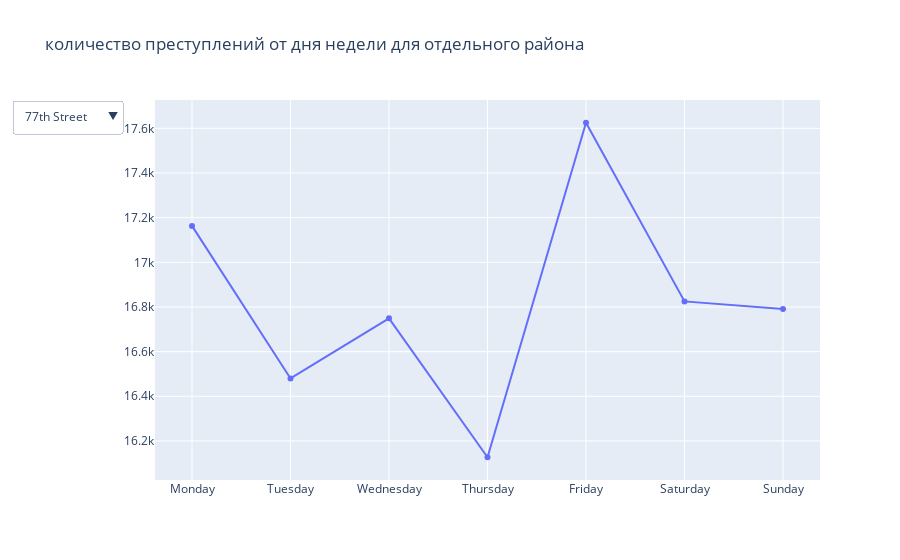

The code cell stored with this chart in its notebook:
### Code cell
#Интерактивный график: количество преступлений от дня недели для отдельного района;
#используем датафрейм из второго задания
df8 = df2.transpose()

traces8_1 = []
for district in df8.columns:
    traces8_1.append(
        go.Scatter(
            x=df8[district].index,
            y=df8[district].values,
            name = district, 
            visible = (district == '77th Street'))
    )


buttons8_1 = []
counter = 0

for i in df8.columns:
    buttons8_1.append(dict(
        args = ['visible', [False]*counter + [True] + [False]*(len(df8.columns)-1)],
        label = i, 
        method = 'restyle'
    ))
    counter += 1
layout8 = go.Layout(title='количество преступлений от дня недели для отдельного района', 
                   updatemenus=list([dict(x=-0.05, y=1, yanchor='top', buttons=buttons8_1)]))

fig8_1 = {'data': traces8_1, 'layout': layout8}
offline.iplot(fig8_1, show_link=False)

### Figure 1 — Plotly figure (JSON) as saved in the notebook; plotly's stock layout.template omitted (floating-point values rounded to 4 significant figures)
{"data": [{"name": "77th Street", "type": "scatter", "visible": true, "x": ["Monday", "Tuesday", "Wednesday", "Thursday", "Friday", "Saturday", "Sunday"], "y": [17163, 16480, 16749, 16127, 17625, 16825, 16791]}, {"name": "Central", "type": "scatter", "visible": false, "x": ["Monday", "Tuesday", "Wednesday", "Thursday", "Friday", "Saturday", "Sunday"], "y": [10060, 9965, 9908, 10205, 11220, 11275, 10192]}, {"name": "Devonshire", "type": "scatter", "visible": false, "x": ["Monday", "Tuesday", "Wednesday", "Thursday", "Friday", "Saturday", "Sunday"], "y": [11149, 11162, 11327, 11383, 12834, 10891, 10043]}, {"name": "Foothill", "type": "scatter", "visible": false, "x": ["Monday", "Tuesday", "Wednesday", "Thursday", "Friday", "Saturday", "Sunday"], "y": [9333, 8969, 9236, 8959, 10158, 9208, 8969]}, {"name": "Harbor", "type": "scatter", "visible": false, "x": ["Monday", "Tuesday", "Wednesday", "Thursday", "Friday", "Saturday", "Sunday"], "y": [10509, 10354, 10555, 10499, 11753, 11081, 10452]}, {"name": "Hollenbeck", "type": "scatter", "visible": false, "x": ["Monday", "Tuesday", "Wednesday", "Thursday", "Friday", "Saturday", "Sunday"], "y": [8718, 8525, 8489, 8367, 9630, 8917, 9125]}, {"name": "Mission", "type": "scatter", "visible": false, "x": ["Monday", "Tuesday", "Wednesday", "Thursday", "Friday", "Saturday", "Sunday"], "y": [12031, 11998, 11976, 11745, 13110, 12287, 12060]}, {"name": "N Hollywood", "type": "scatter", "visible": false, "x": ["Monday", "Tuesday", "Wednesday", "Thursday", "Friday", "Saturday", "Sunday"], "y": [13377, 12931, 13289, 12903, 13829, 13189, 12493]}, {"name": "Newton", "type": "scatter", "visible": false, "x": ["Monday", "Tuesday", "Wednesday", "Thursday", "Friday", "Saturday", "Sunday"], "y": [11069, 10774, 10969, 10964, 12089, 12144, 11556]}, {"name": "Northeast", "type": "scatter", "visible": false, "x": ["Monday", "Tuesday", "Wednesday", "Thursday", "Friday", "Saturday", "Sunday"], "y": [11440, 11409, 11628, 11570, 12508, 11892, 10908]}, {"name": "Olympic", "type": "scatter", "visible": false, "x": ["Monday", "Tuesday", "Wednesday", "Thursday", "Friday", "Saturday", "Sunday"], "y": [10655, 10693, 10619, 10667, 11472, 10696, 10566]}, {"name": "Pacific", "type": "scatter", "visible": false, "x": ["Monday", "Tuesday", "Wednesday", "Thursday", "Friday", "Saturday", "Sunday"], "y": [12659, 12609, 12779, 12576, 13804, 12812, 12136]}, {"name": "Rampart", "type": "scatter", "visible": false, "x": ["Monday", "Tuesday", "Wednesday", "Thursday", "Friday", "Saturday", "Sunday"], "y": [9894, 9859, 9891, 9965, 10888, 10477, 10530]}, {"name": "Southeast", "type": "scatter", "visible": false, "x": ["Monday", "Tuesday", "Wednesday", "Thursday", "Friday", "Saturday", "Sunday"], "y": [13040, 12655, 12583, 12412, 13272, 12683, 12416]}, {"name": "Southwest", "type": "scatter", "visible": false, "x": ["Monday", "Tuesday", "Wednesday", "Thursday", "Friday", "Saturday", "Sunday"], "y": [15724, 15428, 15453, 15354, 16626, 15791, 14809]}, {"name": "Topanga", "type": "scatter", "visible": false, "x": ["Monday", "Tuesday", "Wednesday", "Thursday", "Friday", "Saturday", "Sunday"], "y": [11201, 11098, 11208, 11313, 12300, 11150, 10184]}, {"name": "Van Nuys", "type": "scatter", "visible": false, "x": ["Monday", "Tuesday", "Wednesday", "Thursday", "Friday", "Saturday", "Sunday"], "y": [11847, 11352, 11623, 11680, 12658, 10985, 10473]}, {"name": "West Valley", "type": "scatter", "visible": false, "x": ["Monday", "Tuesday", "Wednesday", "Thursday", "Friday", "Saturday", "Sunday"], "y": [10594, 10555, 10645, 10261, 11293, 9778, 9163]}, {"name": "Hollywood", "type": "scatter", "visible": false, "x": ["Monday", "Tuesday", "Wednesday", "Thursday", "Friday", "Saturday", "Sunday"], "y": [10568, 10145, 10295, 10514, 11975, 12373, 11869]}, {"name": "West LA", "type": "scatter", "visible": false, "x": ["Monday", "Tuesday", "Wednesday", "Thursday", "Friday", "Saturday", "Sunday"], "y": [10204, 10196, 10473, 10512, 11359, 9465, 8535]}, {"name": "Wilshire", "type": "scatter", "visible": false, "x": ["Monday", "Tuesday", "Wednesday", "Thursday", "Friday", "Saturday", "Sunday"], "y": [9859, 9841, 9890, 9858, 10751, 9383, 8819]}], "layout": {"title": {"text": "количество преступлений от дня недели для отдельного района"}, "updatemenus": [{"buttons": [{"args": ["visible", [true, false, false, false, false, false, false, false, false, false, false, false, false, false, false, false, false, false, false, false, false]], "label": "77th Street", "method": "restyle"}, {"args": ["visible", [false, true, false, false, false, false, false, false, false, false, false, false, false, false, false, false, false, false, false, false, false, false]], "label": "Central", "method": "restyle"}, {"args": ["visible", [false, false, true, false, false, false, false, false, false, false, false, false, false, false, false, false, false, false, false, false, false, false, false]], "label": "Devonshire", "method": "restyle"}, {"args": ["visible", [false, false, false, true, false, false, false, false, false, false, false, false, false, false, false, false, false, false, false, false, false, false, false, false]], "label": "Foothill", "method": "restyle"}, {"args": ["visible", [false, false, false, false, true, false, false, false, false, false, false, false, false, false, false, false, false, false, false, false, false, false, false, false, false]], "label": "Harbor", "method": "restyle"}, {"args": ["visible", [false, false, false, false, false, true, false, false, false, false, false, false, false, false, false, false, false, false, false, false, false, false, false, false, false, false]], "label": "Hollenbeck", "method": "restyle"}, {"args": ["visible", [false, false, false, false, false, false, true, false, false, false, false, false, false, false, false, false, false, false, false, false, false, false, false, false, false, false, false]], "label": "Mission", "method": "restyle"}, {"args": ["visible", [false, false, false, false, false, false, false, true, false, false, false, false, false, false, false, false, false, false, false, false, false, false, false, false, false, false, false, false]], "label": "N Hollywood", "method": "restyle"}, {"args": ["visible", [false, false, false, false, false, false, false, false, true, false, false, false, false, false, false, false, false, false, false, false, false, false, false, false, false, false, false, false, false]], "label": "Newton", "method": "restyle"}, {"args": ["visible", [false, false, false, false, false, false, false, false, false, true, false, false, false, false, false, false, false, false, false, false, false, false, false, false, false, false, false, false, false, false]], "label": "Northeast", "method": "restyle"}, {"args": ["visible", [false, false, false, false, false, false, false, false, false, false, true, false, false, false, false, false, false, false, false, false, false, false, false, false, false, false, false, false, false, false, false]], "label": "Olympic", "method": "restyle"}, {"args": ["visible", [false, false, false, false, false, false, false, false, false, false, false, true, false, false, false, false, false, false, false, false, false, false, false, false, false, false, false, false, false, false, false, false]], "label": "Pacific", "method": "restyle"}, {"args": ["visible", [false, false, false, false, false, false, false, false, false, false, false, false, true, false, false, false, false, false, false, false, false, false, false, false, false, false, false, false, false, false, false, false, false]], "label": "Rampart", "method": "restyle"}, {"args": ["visible", [false, false, false, false, false, false, false, false, false, false, false, false, false, true, false, false, false, false, false, false, false, false, false, false, false, false, false, false, false, false, false, false, false, false]], "label": "Southeast", "method": "restyle"}, {"args": ["visible", [false, false, false, false, false, false, false, false, false, false, false, false, false, false, true, false, false, false, false, false, false, false, false, false, false, false, false, false, false, false, false, false, false, false, false]], "label": "Southwest", "method": "restyle"}, {"args": ["visible", [false, false, false, false, false, false, false, false, false, false, false, false, false, false, false, true, false, false, false, false, false, false, false, false, false, false, false, false, false, false, false, false, false, false, false, false]], "label": "Topanga", "method": "restyle"}, {"args": ["visible", [false, false, false, false, false, false, false, false, false, false, false, false, false, false, false, false, true, false, false, false, false, false, false, false, false, false, false, false, false, false, false, false, false, false, false, false, false]], "label": "Van Nuys", "method": "restyle"}, {"args": ["visible", [false, false, false, false, false, false, false, false, false, false, false, false, false, false, false, false, false, true, false, false, false, false, false, false, false, false, false, false, false, false, false, false, false, false, false, false, false, false]], "label": "West Valley", "method": "restyle"}, {"args": ["visible", [false, false, false, false, false, false, false, false, false, false, false, false, false, false, false, false, false, false, true, false, false, false, false, false, false, false, false, false, false, false, false, false, false, false, false, false, false, false, false]], "label": "Hollywood", "method": "restyle"}, {"args": ["visible", [false, false, false, false, false, false, false, false, false, false, false, false, false, false, false, false, false, false, false, true, false, false, false, false, false, false, false, false, false, false, false, false, false, false, false, false, false, false, false, false]], "label": "West LA", "method": "restyle"}, {"args": ["visible", [false, false, false, false, false, false, false, false, false, false, false, false, false, false, false, false, false, false, false, false, true, false, false, false, false, false, false, false, false, false, false, false, false, false, false, false, false, false, false, false, false]], "label": "Wilshire", "method": "restyle"}], "x": -0.05, "y": 1, "yanchor": "top"}]}}
